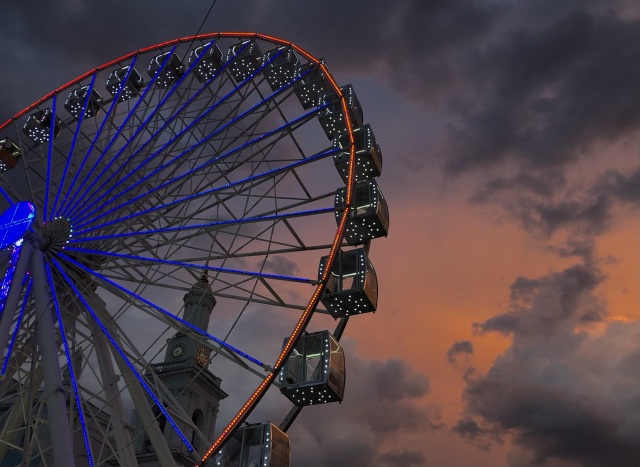
#> input picture images/ala_photo.jpg, 1280 x 934 px (shown at 1/2 size)
$ python task_2.py
#> lines starting #> are read from the running program, lines starting #| are printed output that depends on the picture
import numpy as np
from matplotlib.image import imread
import matplotlib.pyplot as plt
from sklearn.decomposition import PCA

def pca_restore(image, k):
    if k < 1:
        pca = PCA(n_components=k)
        pca.fit(image)
        compressed = pca.transform(image)
        image_restored = pca.inverse_transform(compressed)
        variance_ratio = pca.explained_variance_ratio_
        print("Variance Ratio for each component:")
        print(variance_ratio)
        cumulative_variance = np.cumsum(variance_ratio)
        print("Cumulative Variance:")
        print(cumulative_variance)
        components = pca.n_components_
        return image_restored, components
    else:
        pca = PCA(n_components=int(k))
        pca.fit(image)
        compressed = pca.transform(image)
        image_restored = pca.inverse_transform(compressed)
        return image_restored, int(k)

def full_pca(image):
    pca_full = PCA()
    pca_full.fit(image)
    explained_variance = pca_full.explained_variance_ratio_
    cumulative = np.cumsum(explained_variance)
    return cumulative

def graph(components, cumulative, achieved):
    plt.figure()
    plt.plot(components, cumulative)
    plt.xlabel("Principal components")
    plt.ylabel("Cumulative Explained Variance")
    plt.title("Cumulative Explained Variance explained by the components")
    plt.axhline(y=0.95, color='r', linestyle='--')
    plt.axvline(x=achieved, color='k', linestyle='--')

image_raw = imread("images/ala_photo.jpg")
#> image_raw is the input picture: shape (934, 1280, 3); mean R, G, B 75.6, 63, 71.3
print(image_raw.shape)
#| (934, 1280, 3)
image_sum = image_raw.sum(axis=2)
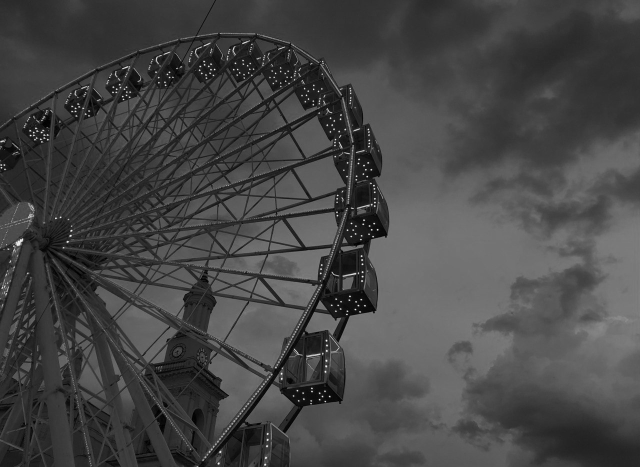
#> image_sum: shape (934, 1280) uint64 (shown at 1/2 size); min 0, max 765, mean 209.9; drawn with min black and max white
print(image_sum.shape)
#| (934, 1280)
image_bw = image_sum/image_sum.max()
print(image_bw.max())
#| 1.0
image_restored, components = pca_restore(image_bw, 0.95)
#> in pca_restore, `compressed = pca.transform(image)`:
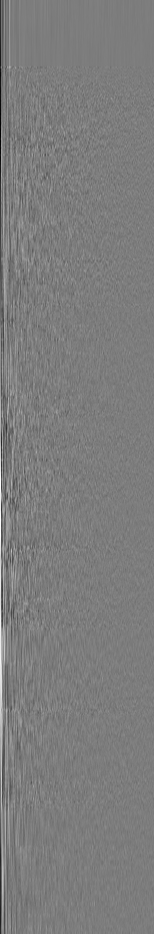
#> compressed: shape (934, 154) float64; min -3.1, max 3.23, mean -2.67e-16; drawn with min black and max white
#> components = 154
image_restored1, comp1 = pca_restore(image_bw, 329)
#> call 2 of pca_restore, with k = 329
#> in pca_restore (call 2), `compressed = pca.transform(image)`:
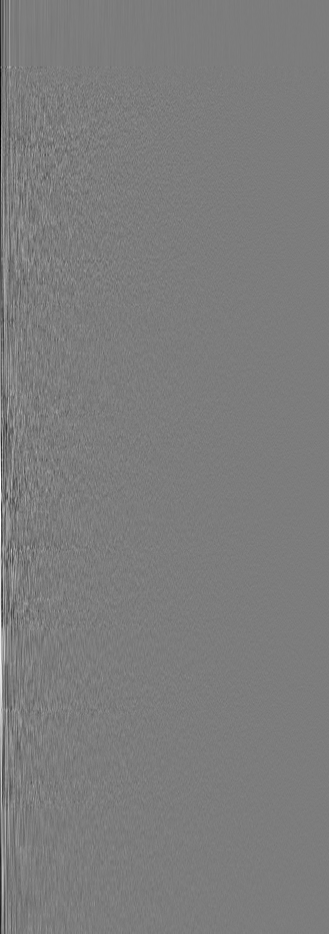
#> compressed: shape (934, 329) float64; min -3.1, max 3.23, mean -1.19e-16; drawn with min black and max white
#> comp1 = 329
image_restored2, comp2 = pca_restore(image_bw, 81)
#> call 3 of pca_restore, with k = 81
#> in pca_restore (call 3), `compressed = pca.transform(image)`:
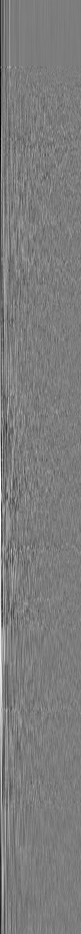
#> compressed: shape (934, 81) float64; min -3.1, max 3.23, mean -4.36e-16; drawn with min black and max white
#> in pca_restore (call 3), `image_restored = pca.inverse_transform(compressed)`:
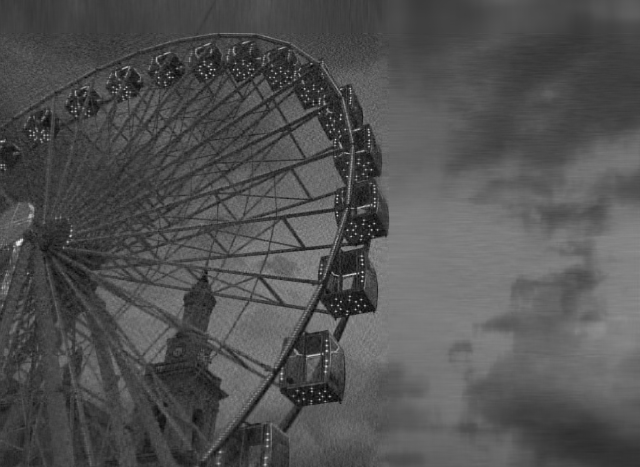
#> image_restored: shape (934, 1280) float64 (shown at 1/2 size); min -0.0708, max 1.01, mean 0.274; drawn with min black and max white
#> comp2 = 81
image_restored3, comp3 = pca_restore(image_bw, 17)
#> call 4 of pca_restore, with k = 17
#> in pca_restore (call 4), `image_restored = pca.inverse_transform(compressed)`:
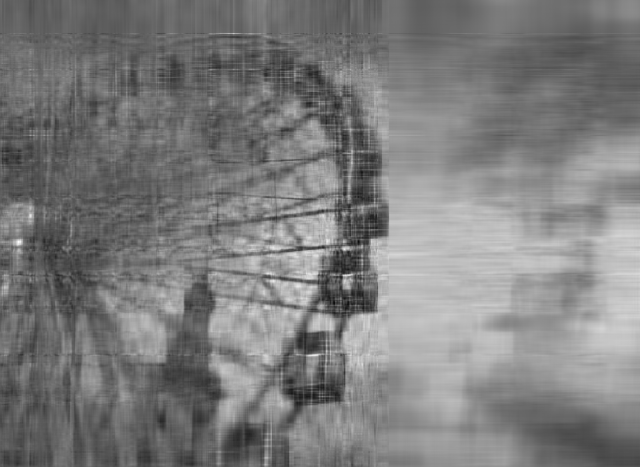
#> image_restored: shape (934, 1280) float64 (shown at 1/2 size); min -0.0727, max 0.634, mean 0.274; drawn with min black and max white
#> comp3 = 17
cumulative = full_pca(image_bw)
#> cumulative = 934 values from 0.329 to 1
comp_num = np.arange(1, len(cumulative) + 1)
#> comp_num = 934 values from 1 to 934
graph(comp_num, cumulative, components)

fig, axes = plt.subplots(2, 3, figsize=(18, 8))
axes[0, 0].imshow(image_raw)
axes[0, 0].set_title("Original RGB")
axes[0, 0].axis('off')
axes[0, 1].imshow(image_bw, cmap='gray')
axes[0, 1].set_title("B&W")
axes[0, 1].axis('off')
axes[0, 2].imshow(image_restored, cmap='gray')
axes[0, 2].set_title("PCA\n95% coverage")
axes[0, 2].axis('off')
axes[1, 0].imshow(image_restored1, cmap='gray')
axes[1, 0].set_title("PCA\n329 components")
axes[1, 0].axis('off')
axes[1, 1].imshow(image_restored2, cmap='gray')
axes[1, 1].set_title("PCA\n81 components")
axes[1, 1].axis('off')
axes[1, 2].imshow(image_restored3, cmap='gray')
axes[1, 2].set_title("PCA\n17 components")
axes[1, 2].axis('off')
plt.tight_layout()
plt.show()
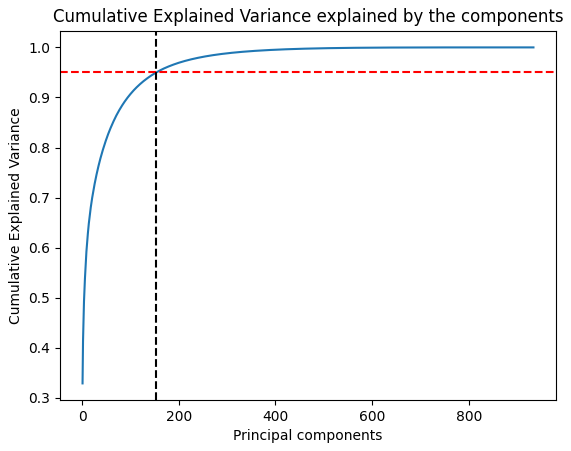
#> figure drawn by matplotlib, 1 panel; curve peaks at x = 933, y = 1
